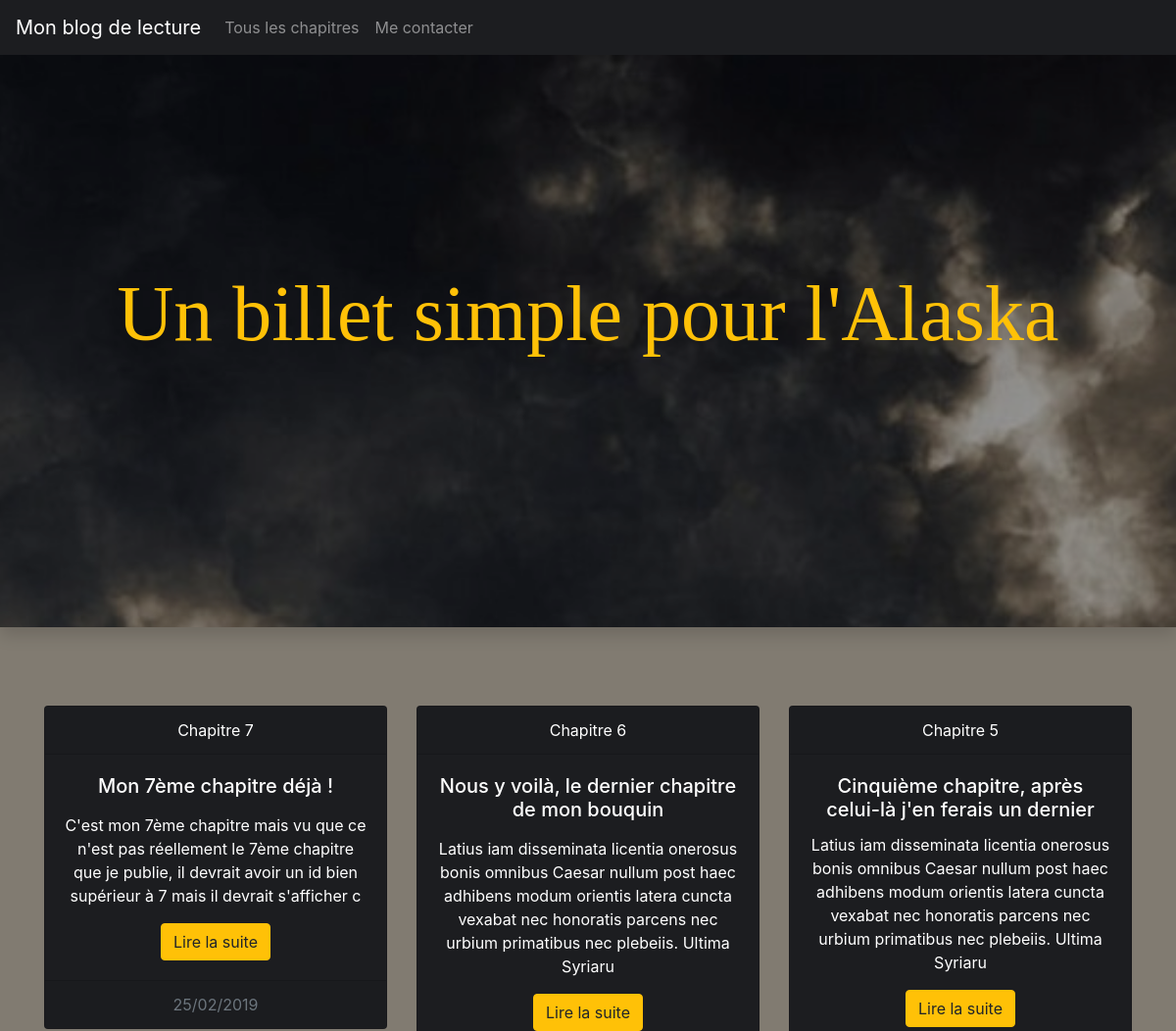
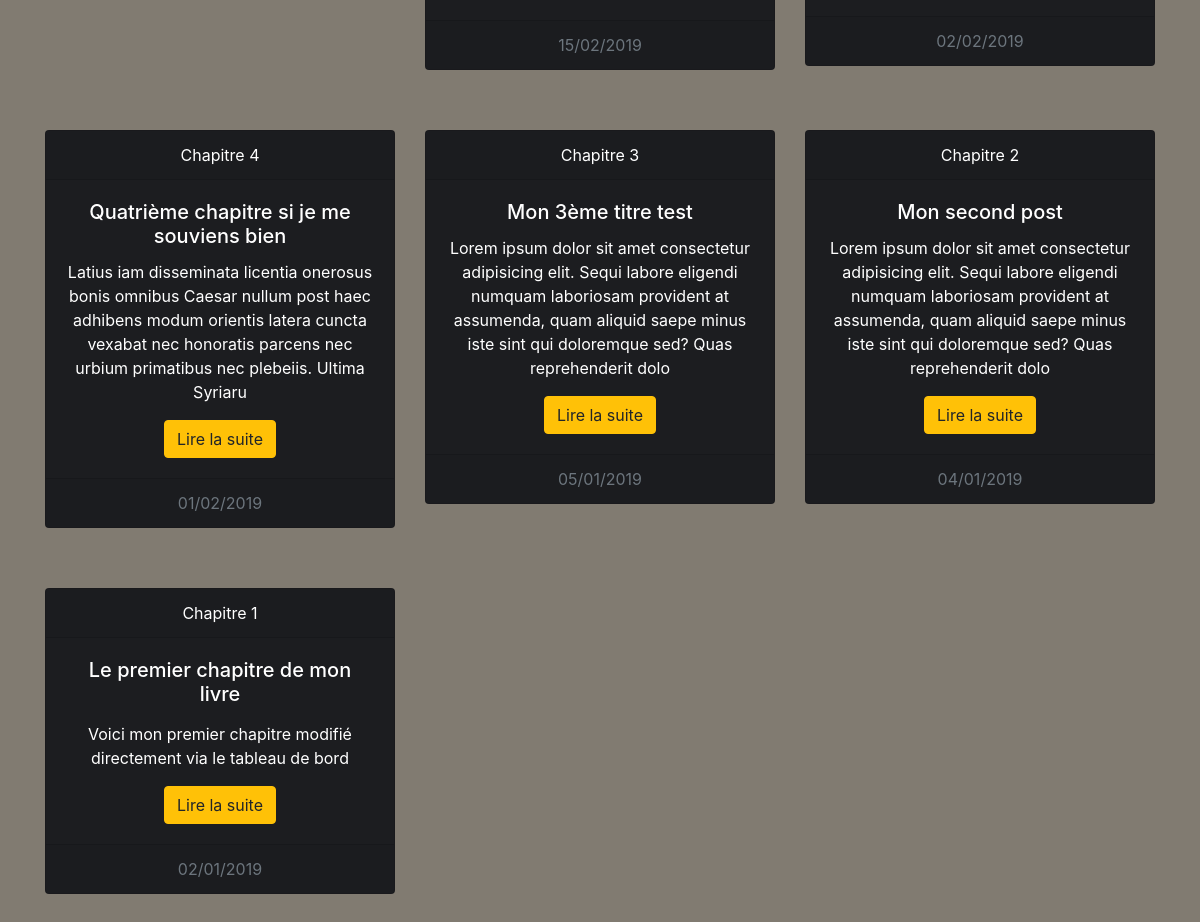
The page / on the database its author committed (2 pictures, top to bottom).
### tables this page shows
CREATE TABLE IF NOT EXISTS `posts` (
  `id` int(11) NOT NULL AUTO_INCREMENT,
  `title` varchar(255) NOT NULL,
  `content` longtext NOT NULL,
  `date_added` datetime NOT NULL,
  PRIMARY KEY (`id`)
);

### controller/controller.php (called while the page is built, shortened)
<?php
require('model/dataBaseConnexion.php');
require('model/postsManager.php');
require('model/posts.php');
class Controller
{
    private $postsManager;
    public function __construct()
    {
        $this->db = DatabaseConnexion::getDataBaseConnexion();
        $this->postsManager = new PostsManager($this->db);
    }
    public function homeController()
    {
        $allPosts = $this->postsManager->getAllPosts('posts');
        return include('view/home.php');
    }
}

### model/dataBaseConnexion.php (called while the page is built)
<?php
class DataBaseConnexion
{
	private static $db;
	public static function getDataBaseConnexion()
	{
		$parameters = [
		        "hostAndPort" => "localhost;",
                        "dbName" => "projet2",
                        "username" => "root",
                        "password" => ''
		];
		if(self::$db === null) {
            $db = new PDO('mysql:host='.$parameters['hostAndPort'].'dbname='.$parameters['dbName']. ';charset=UTF8',
                    $parameters['username'],$parameters['password']
            );
            $db->setAttribute(PDO::ATTR_ERRMODE, PDO::ERRMODE_EXCEPTION);
        }
        return $db;
	}
}

### model/postsManager.php (called while the page is built, shortened)
<?php
class PostsManager
{
	private $db;
	public function __construct()
	{
		$this->db = DataBaseConnexion::getDataBaseConnexion();
	}
	public function getAllPosts($table)
	{
		$req = $this->db->query('SELECT id, title, content, DATE_FORMAT(date_added, \'%d/%m/%Y \') AS date FROM ' . $table. ' ORDER BY ID DESC');
		$data = $req->fetchAll();
		$posts = [];
		foreach ($data as $value)
		{
			$post = new Posts($value);
			$posts[] = $post;
		}
		return $posts;
	}
}

### model/posts.php (called while the page is built, shortened)
<?php
class Posts
{
	private $id;
	private $title;
	private $content;
	private $date;
	public function hydrate(array $data)
	{
		foreach ($data as $key => $value)
		{
			$method = 'set' . ucfirst($key);
		}
	}
	public function getResume()
    {
		return substr($this->getContent(), 0, 200);
    }
	public function setId($id)
	{
		$this->id = $id;
	}
	public function setTitle($title)
	{
		$this->title = $title;
	}
	public function setContent($content)
	{
		$this->content = $content;
	}
	public function setDate($date)
	{
		$this->date = $date;
	}
	public function getId()
	{
		return $this->id;
	}
	public function getTitle()
	{
		return $this->title;
	}
	public function getContent()
	{
		return $this->content;
	}
	public function getDate()
	{
		return $this->date;
	}
}

### view/home.php (the view, shortened to what this page needs)
<!doctype html>
<html lang="en">
  <head>
    <link rel="stylesheet" href="https://stackpath.bootstrapcdn.com/bootstrap/4.1.3/css/bootstrap.min.css">
    <link rel="stylesheet" href="public/css/style.css">
    <link rel="stylesheet" href="public/css/normalize.css">
  </head>
  <body>
        <div class="parallax">
            <div class="shadow">
              <span id="title-shadow"><h1>Un billet simple pour l'Alaska</h1></span>
        </div>
      </div>
    <nav class="navbar sticky-top navbar-expand-md navbar-dark bg-dark">
      <a class="navbar-brand" href="index.php">Mon blog de lecture</a>
      <div class="collapse navbar-collapse" id="navbarsExample04">
        <ul class="navbar-nav mr-auto">
          <li class="nav-item">
            <a class="nav-link" href="index.php">Tous les chapitres</a>
          </li>
          <li class="nav-item">
            <a class="nav-link" href="index.php?contact">Me contacter</a>
          </li>
        </ul>
      </div>
    </nav>
    <div class="container">
      <div class="row">
      <?php $count = count($allPosts); ?>
      <?php foreach ($allPosts as $onePost) : ?>
        <div class ="col-xs-12 col-md-6 col-lg-4">
        <div class="card text-center text-white bg-dark ">
        <div class="card-header">
          Chapitre <?= $count; ?>
        </div>
        <div class="card-body">
        <h5 class="card-title"><?= $onePost->getTitle();?></h5>
        <p class="card-text"><?= $onePost->getResume();?></p>
        <a href="<?= 'index.php?article=' . $onePost->getId();?>" class="btn btn-warning">Lire la suite</a>
        </div>
        <div class="card-footer text-muted">
        <?= $onePost->getDate();?>
        </div>
        </div>
         </div>
         <?php $count--;?>
         <?php endforeach;?>
</div>
</div>
  </body>
</html>

### index.php (shortened to what this page needs)
<?php
include('controller/controller.php');
$mainController = new Controller();
if(empty($_SERVER['QUERY_STRING'])) {
    $mainController->homeController();
}

### public/css/style.css (style rules this page uses)
html, body { width: 100%; height: 100%; margin: 0px; padding: 0px; background-color: #817B71; }
.container { padding-top: 50px; }
.card { margin: 30px 0 30px 0; transition: box-shadow ease-in-out 0.7s; background-color: #1C1D20 !important; }
.parallax { width: 100%; height: 80vh; position: relative; background-image: url('../images/wallpaper4.jpg'); background-size: cover; background-position: center; background-attachment: fixed; }
.shadow { width: 100%; height: 80vh; background-color: rgba(0, 0, 0, 0.4); text-align: center; display: table; }
#title-shadow { color: #ffc107; line-height: 80vh; font-size: 40px; font-family: 'Playfair Display', serif; vertical-align: middle; display: table-cell; }
.navbar { position: fixed; width: 100%; top: 0; background-color: #1C1D20 !important; }

### rows shown on the page
posts: title "Mon 7ème chapitre déjà !", content "C'est mon 7ème chapitre mais vu que ce n'est pas réellement le 7ème chapitre que je publie, il devrait avoir un id bien supérieur à 7 mais il devrait s'afficher c", Date "25/02/2019"
posts: title "Nous y voilà, le dernier chapitre de mon bouquin", content "Latius iam disseminata licentia onerosus bonis omnibus Caesar nullum post haec adhibens modum orientis latera cuncta vexabat nec honoratis parcens nec urbium primatibus nec plebeiis. Ultima Syriaru", Date "15/02/2019"
posts: title "Cinquième chapitre, après celui-là j'en ferais un dernier", content "Latius iam disseminata licentia onerosus bonis omnibus Caesar nullum post haec adhibens modum orientis latera cuncta vexabat nec honoratis parcens nec urbium primatibus nec plebeiis. Ultima Syriaru", Date "02/02/2019"
posts: title "Quatrième chapitre si je me souviens bien", content "Latius iam disseminata licentia onerosus bonis omnibus Caesar nullum post haec adhibens modum orientis latera cuncta vexabat nec honoratis parcens nec urbium primatibus nec plebeiis. Ultima Syriaru", Date "01/02/2019"
posts: title "Mon 3ème titre test", content "Lorem ipsum dolor sit amet consectetur adipisicing elit. Sequi labore eligendi numquam laboriosam provident at assumenda, quam aliquid saepe minus iste sint qui doloremque sed? Quas reprehenderit dolo", Date "05/01/2019"
posts: title "Mon second post", content "Lorem ipsum dolor sit amet consectetur adipisicing elit. Sequi labore eligendi numquam laboriosam provident at assumenda, quam aliquid saepe minus iste sint qui doloremque sed? Quas reprehenderit dolo", Date "04/01/2019"
posts: title "Le premier chapitre de mon livre", content "Voici mon premier chapitre modifié directement via le tableau de bord", Date "02/01/2019"
